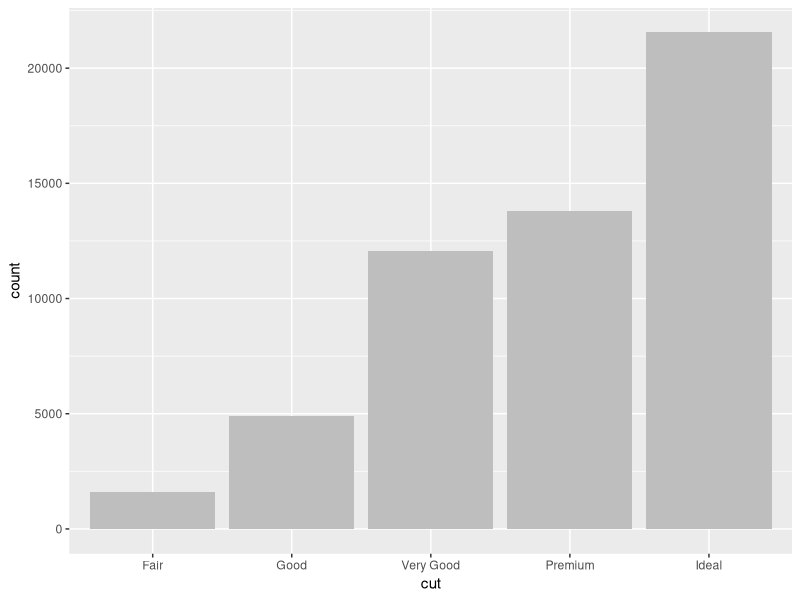
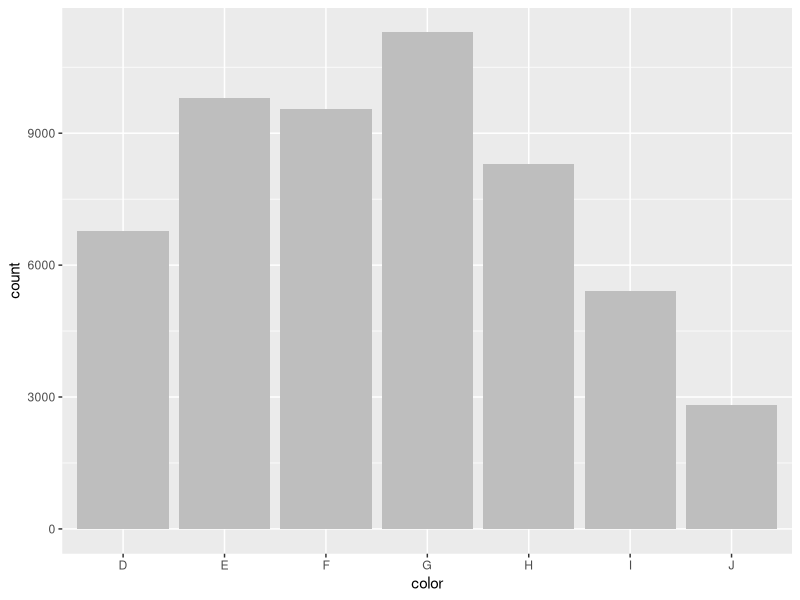
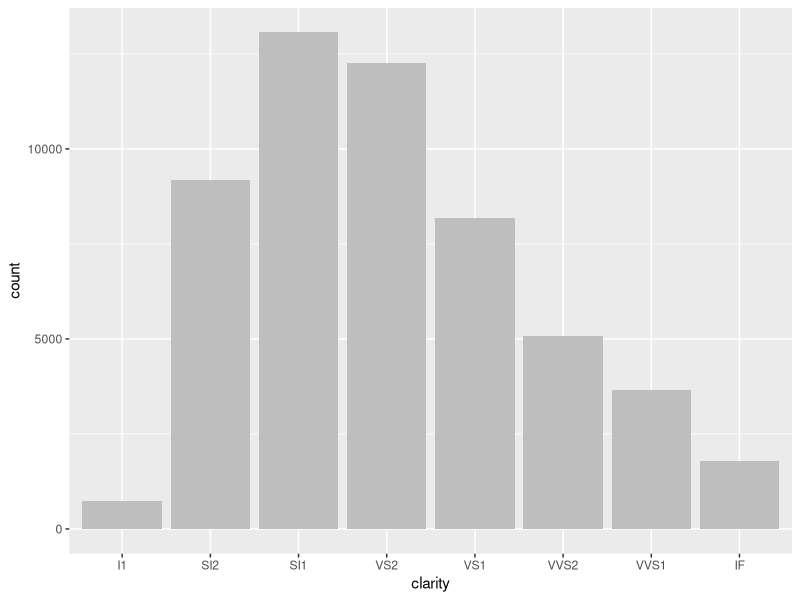

Write the R code that produced these figures, in order.
## ---- chunk 1
#Problem 1
#Add a logical column to diamonds based on the ratio of 1’s and 0’s in the mtcars$vs variable. The variable in mtcars is numeric meaning that you will need to create a logical equivalent, extend it to the same length as diamonds and add it to diamonds data frame.

#calls the data frame 'diamonds' and 'mtcars' into memory 
#'str' does not return anything, it allows you to view the structure of the data frame of 'diamonds', 'mtcars' and 'mtcars$vs' in this case.
library(ggplot2)
data(diamonds)
str(diamonds)
data(mtcars)
str(mtcars)
str(mtcars$vs)

#Here <- assigns mtcars$vsLog to be logically equivalent to True and False in the previously defined mtcars$vs. Therefore, str(mtcars$vs) outputs the list of 0's and 1's and when mtcars$vsLog <- mtcars$vs == 1, it replaces all the 0's in the list with FALSE and all the 1's in the list with TRUE.
mtcars$vsLog <- mtcars$vs == 1
str(mtcars$vsLog)

#'table' uses the cross-classifying factors to build a contingency table of the counts at each combination of factor levels. So in this case it calculated the number of False's to be 18 and the numer of True's to be 14. 'str' allows us to view this newly created table.
l <- table(mtcars$vsLog)
str(l)

#In the mtcars data frame, there are 32 rows and 14 of them are 1's(True) which means that 14/32= .4375 or 43.75%.  In the diamonds data frame, there are 53,940 rows so we want to create a new column to have 23,599 TRUE's and 30,341 FALSE's because 53,940(.4375) = 23,598.75 or 23,599 1's leaving there to be 53940-23599 = 30341 0's. 

#Here 'A' is being assigned to the above reasoning. 'as.logical' attempts to coerce its argument to be of logical type. 'rep' replicates the values in x. 'c' forms a vector.
A <- as.logical(rep(c("True","False")), c(23599, 30341)) 
#str(A) will show us that logi is made up of Trues and Falses
str(A)
diamonds <- within(diamonds,'A'<- as.logical(rep(c("True","False"),c(23599,30341))))
#Here we are creating the new column A which will be shown when we view str(diamonds) and will be placed at the bottom.
str(diamonds)


#Problem 2
#Figure out how to generically extract all factor and logical columns from any data frame so the method you develop can be used on any data.

#calls the data frame 'diamonds' into memory and allows us to view the data frame by str
data(diamonds)
str(diamonds)

#'<-' assigns a value to a name, here a new vector is assigned to 'Factor_Logcial_Columns1' and 'Factor_Logcial_Columns2' that uses the built in 'sapply' which by default returns a vector, which takes all the parts of the data frame diamonds in this case and pulls out the factor and logical columns

Factor_Logcial_Columns1 <- diamonds[sapply(diamonds, is.logical)]  
Factor_Logcial_Columns2 <- diamonds[sapply(diamonds, is.factor)]  
#str(Factor_Logical_Columns1)
str(Factor_Logcial_Columns2)

#is.logical creates a logical vector of the specified length. Each element of the vector is equal to FALSE.
#is.factor returns TRUE or FALSE depending on whether its argument is of type factor or not. 

#Problem 3
#Plot a gray bar graph for every factor and logical variable

#'require' loads and attaches add-on packages, in this case the packages of 'grid' and 'ggplot2' in order to compute the bar graphs below
require(grid)
require(ggplot2)

#This is a gray bar graph of 'cut' in the diamond data frame which uses the built in function of 'ggplot' and 'geom_bar' to get the appropriate output. 
#'aes' creates a list of unevaluated expressions. This function also performs partial name matching, converts color to colour, and old style R names to ggplot names 
graph1 <- ggplot(diamonds, aes(x=diamonds$cut))
str(graph1)
graph1 + geom_bar(fill="gray") + labs(x=names(diamonds)[[2]])
#This is a gray bar graph of 'color' in the diamond data frame.
graph2 <- ggplot(diamonds, aes(x=diamonds$color))
str(graph2)
graph2 + geom_bar(fill="gray") + labs(x=names(diamonds)[[3]])
#This is a gray bar graph of 'clarity' in the diamond data frame.
graph3 <- ggplot(diamonds, aes(x=diamonds$clarity))
str(graph3)
graph3 + geom_bar(fill="gray") + labs(x=names(diamonds)[[4]]) 


#Problem 4
#Create a list of frequency tables that contains one table for each categorical and logical variable in the data frame.

##'table' uses the cross-classifying factors to build a contingency table of the counts at each combination of factor levels. So in this case it calculated the number of False's to be 18 and the numer of True's to be 14. 'str' allows us to view this newly created table.
#'list' is used in this problem to list all the tables together.
#I am unsure on how to create the frequency table for each categorical and logical variable.
listOf_Freq <- table(list(c(diamonds$cut, diamonds$color, diamonds$clarity)))
str(listOf_Freq)

#FreqList <- table(list(c(diamonds$cut, diamonds$color, diamonds$clarity)),c(Factor_Logcial_Columns1),c(Factor_Logcial_Columns2))
#str(FreqList)
